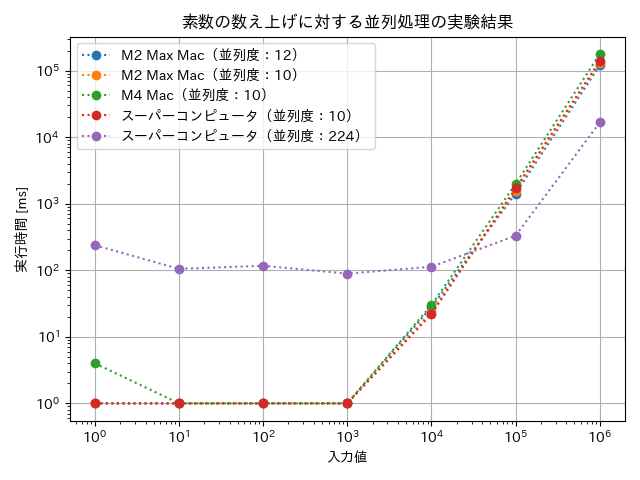

Here is the Python script that generated this plot:
import matplotlib.pyplot as plt
import japanize_matplotlib # 図の中で日本語が使えるようにする
import glob

# ファイル名から CPU 名を取得するための関数
def get_cpu_name_by_file_name(file_name):
    if file_name.startswith("m2_max_mac"):
        return "M2 Max Mac"
    elif file_name.startswith("m4_mac"):
        return "M4 Mac"
    elif file_name.startswith("super"):
        return "スーパーコンピュータ"
    else:
        return "不明な CPU 名です"


# グラフを作成する関数（引数は x 軸の下限値）
# x 軸：入力値
# y 軸：実行時間（ミリ秒）
# 実験データは並列処理の実験結果を使用
def plot_math(input_size_lower_limit = None):
    # 実験データの読み込み
    files = glob.glob("./../../math/result/*.txt")
    for file_path in files:
        file_name = file_path.split("/")[-1]

        # 並列処理のファイルのみを対象とする
        if file_name in ["super.txt", "m2_max_mac.txt", "m4_mac.txt"]:
            continue

        cpu_size = int(file_name.split("_")[-1].replace(".txt", ""))

        with open(file_path, "r") as file:
            x_input_size = [] # x 軸のデータ
            y_time = [] # y 軸のデータ
            lines = file.readlines()
            cpu_size = int(lines[0].strip()) # 並列度

            assert int(lines[0].strip()) == cpu_size, "エラー：ファイルの先頭にある並列度とファイル名の並列度が不一致です"

            for line in lines[1:]:
                # 入力値, 答え, 実行時間（ミリ秒）
                n, _ans, time = map(int, line.strip().split())

                # 特定の入力値以上のグラフを作成する場合
                if input_size_lower_limit is not None and n < input_size_lower_limit:
                    continue

                x_input_size.append(n)
                y_time.append(time)

            cpu_name = get_cpu_name_by_file_name(file_name)
            cpu_name_and_size = f"{cpu_name}（並列度：{cpu_size}）"
            plt.plot(x_input_size, y_time, marker = "o", linestyle = "dotted", label = cpu_name_and_size) # 横軸, 縦軸, 点の種類, 線の種類, ラベル

    # グラフの描画
    plt.xscale("log") # x 軸は対数スケール
    plt.yscale("log") # y 軸は対数スケール
    plt.grid() # グリッド線を表示
    plt.legend(loc = "upper left") # 凡例を左上に表示
    plt.title("素数の数え上げに対する並列処理の実験結果")
    plt.xlabel("入力値")
    plt.ylabel("実行時間 [ms]")
    plt.tight_layout() # レイアウトの調整

    # グラフの保存
    save_path = "plot_math_parallel.png"
    if input_size_lower_limit is not None:
        save_path = f"plot_math_parallel_lower_limit_{input_size_lower_limit}.png"
    plt.savefig(save_path) # 作成したグラフの保存先
    plt.close()
    return save_path


def main():
    path1 = plot_math() # 全ての入力値に対するグラフを作成
    path2 = plot_math(input_size_lower_limit = 10 ** 4) # 特定の入力値に対するグラフを作成
    print("グラフを作成しました", path1, path2)


# エントリポイント
if __name__ == "__main__":
    main()
